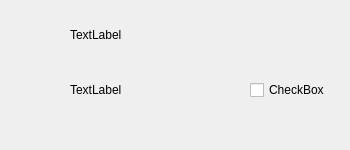
<?xml version="1.0" encoding="UTF-8"?>
<ui version="4.0">
 <class>Form</class>
 <widget class="QWidget" name="Form">
  <property name="geometry">
   <rect>
    <x>0</x>
    <y>0</y>
    <width>350</width>
    <height>150</height>
   </rect>
  </property>
  <property name="windowTitle">
   <string>Form</string>
  </property>
  <widget class="QLabel" name="label_text">
   <property name="geometry">
    <rect>
     <x>70</x>
     <y>20</y>
     <width>220</width>
     <height>30</height>
    </rect>
   </property>
   <property name="text">
    <string>TextLabel</string>
   </property>
  </widget>
  <widget class="QCheckBox" name="checkBox">
   <property name="geometry">
    <rect>
     <x>250</x>
     <y>80</y>
     <width>80</width>
     <height>20</height>
    </rect>
   </property>
   <property name="text">
    <string>CheckBox</string>
   </property>
  </widget>
  <widget class="QLabel" name="label_alarm">
   <property name="geometry">
    <rect>
     <x>70</x>
     <y>70</y>
     <width>100</width>
     <height>40</height>
    </rect>
   </property>
   <property name="text">
    <string>TextLabel</string>
   </property>
  </widget>
 </widget>
 <resources/>
 <connections/>
</ui>
